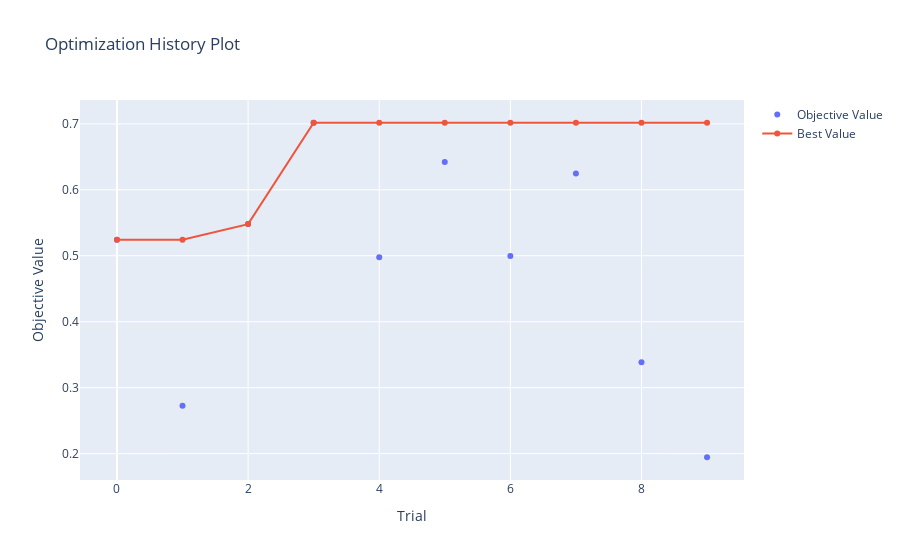

The code cell stored with this chart in its notebook:
### Code cell
optuna.visualization.plot_param_importances(study) # 파라미터 중요도 확인 그래프
optuna.visualization.plot_optimization_history(study) # 최적화 과정 시각화

### Figure 1 — Plotly figure (JSON) as saved in the notebook; plotly's stock layout.template omitted (floating-point values rounded to 4 significant figures)
{"data": [{"mode": "markers", "name": "Objective Value", "type": "scatter", "x": [0, 1, 2, 3, 4, 5, 6, 7, 8, 9], "y": [0.5242, 0.2725, 0.548, 0.7017, 0.4976, 0.6421, 0.4996, 0.6247, 0.3387, 0.1945]}, {"name": "Best Value", "type": "scatter", "x": [0, 1, 2, 3, 4, 5, 6, 7, 8, 9], "y": [0.5242, 0.5242, 0.548, 0.7017, 0.7017, 0.7017, 0.7017, 0.7017, 0.7017, 0.7017]}], "layout": {"title": {"text": "Optimization History Plot"}, "xaxis": {"title": {"text": "Trial"}}, "yaxis": {"title": {"text": "Objective Value"}}}}
